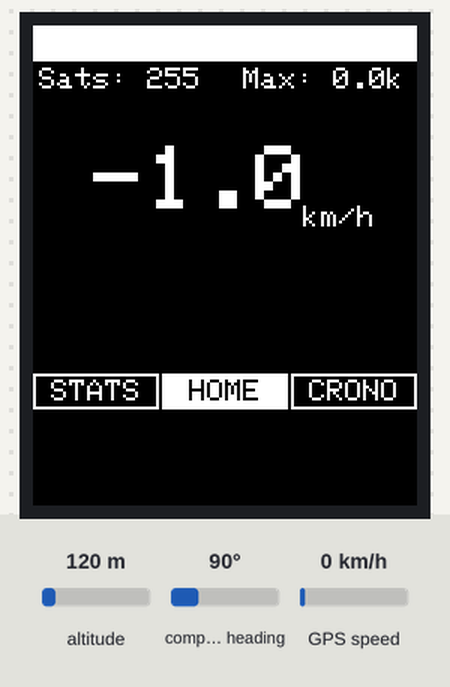
Bench run of a sketch on a simulated Arduino Uno, built with avr-gcc and run on an emulated ATmega328P. Shown: 128×160 colour display. The inputs (shaded band) are chosen by the test bench; at power-on: altitude 120 m, compass heading 90°, GPS speed 0 km/h. The GPS gets a fix after 3 s at 37.7749, -122.4194 with 8 satellites; what the sketch prints to the serial monitor is not drawn.

Above: at 1.5 s.
1.6 s: altitude set to 89 m
4.8 s: compass heading set to 7°
6.9 s: GPS speed set to 2 km/h
Timing chart, 0 to 9.9 s (numbered marks = the images above; inputs shaded):
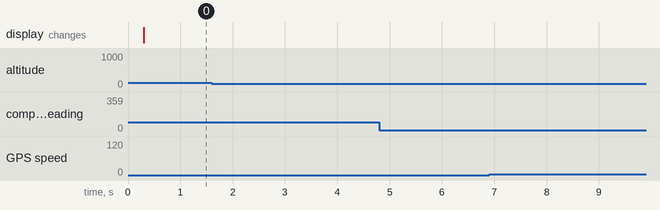

The sketch:

ESP-tachograph-ST7735.ino
```cpp
#define test


#include <Adafruit_GFX.h>    // Core graphics library
#include <Adafruit_ST7735.h> // Hardware-specific library for ST7735
#include <SPI.h>
#include <SoftwareSerial.h>
#include <TinyGPS.h>

//  DIFINE PINS
#define TFT_CS         5
#define TFT_RST        4
#define TFT_DC         16
#define TFT_SCLK       14
#define TFT_MOSI       13

//DEFINE HARDWARE
Adafruit_ST7735 tft = Adafruit_ST7735(TFT_CS, TFT_DC, TFT_MOSI, TFT_SCLK, TFT_RST);
TinyGPS gps;
SoftwareSerial ss(0, 2);

//DEFINE VARIABLES
int last_data_age = 0;
double maxgps_speed;
double maxgps_alt;
String heading;
float p = 3.1415926;
enum screen_SM_stats {HOME, STATS, CHRONO};
screen_SM_stats screen_current_state = HOME;
bool printed_title = false;

//DEFINE FUNCTIONS
static void smartdelay(unsigned long ms);
static void print_float(float val, float invalid, int len, int prec);
static void print_int(unsigned long val, unsigned long invalid, int len);
static void print_date(TinyGPS &gps);
static void print_str(const char *str, int len);


void setup(void) {
  Serial.begin(115200);
  Serial.println("Initializing TFT SCREEN");
  tft.initR(INITR_BLACKTAB);      // Init ST7735S chip, black tab
  tft.fillScreen(ST77XX_BLACK);
  Print_logo();
  Serial.println("Initializing GPS");
  ss.begin(9600);
  Screen_SM();
}

void loop() {
  float flat, flon;
  unsigned long age, date, time, chars = 0;
  unsigned short sentences = 0, failed = 0;
  gps.f_get_position(&flat, &flon, &age);
  if(age > last_data_age){
    last_data_age = age;
  }else{
    if( gps.satellites() == TinyGPS::GPS_INVALID_SATELLITES){
      Serial.println("Looking for signal");
    }else{
      #ifdef test
      if (printed_title == false){
        #ifdef test
        Serial.println("Sats HDOP Latitude  Longitude  Fix  Date       Time     Date Alt    Course Speed Card  Chars Sentences Checksum");
        Serial.println("          (deg)     (deg)      Age                      Age  (m)    --- from GPS ----  RX    RX        Fail");
        Serial.println("----------------------------------------------------------------------------------------------------------------");
        printed_title = true;
        #endif
      }
      print_int(gps.satellites(), TinyGPS::GPS_INVALID_SATELLITES, 5);
      print_int(gps.hdop(), TinyGPS::GPS_INVALID_HDOP, 5);
      gps.f_get_position(&flat, &flon, &age);
      print_float(flat, TinyGPS::GPS_INVALID_F_ANGLE, 10, 6);
      print_float(flon, TinyGPS::GPS_INVALID_F_ANGLE, 11, 6);
      print_int(age, TinyGPS::GPS_INVALID_AGE, 5);
      print_date(gps);
      print_float(gps.f_altitude(), TinyGPS::GPS_INVALID_F_ALTITUDE, 7, 2);
      print_float(gps.f_course(), TinyGPS::GPS_INVALID_F_ANGLE, 7, 2);
      print_float(gps.f_speed_kmph(), TinyGPS::GPS_INVALID_F_SPEED, 6, 2);
      print_str(gps.f_course() == TinyGPS::GPS_INVALID_F_ANGLE ? "*** " : TinyGPS::cardinal(gps.f_course()), 6);
      gps.stats(&chars, &sentences, &failed);
      print_int(chars, 0xFFFFFFFF, 6);
      print_int(sentences, 0xFFFFFFFF, 10);
      print_int(failed, 0xFFFFFFFF, 9);
      Serial.println();
      #endif
      //Screen_SM();
      }
  }

  smartdelay(100);


}

void Print_logo(){
  delay(100);
}

void Screen_SM(){
  if(screen_current_state == HOME)
  {
    display_home();
  }
  else if(screen_current_state == STATS)
  {
    tft.setCursor(0, 0);
    tft.println("STATS");
    // Aggiungi altri dati utili
  }
  else if(screen_current_state == CHRONO)
  {
    tft.setCursor(0, 0);
    tft.println("CHRONO");
    // Logica per il cronometro
  }
}

void display_home(){
  tft.fillScreen(ST77XX_BLACK);

  // === HEADER (barra superiore) ===
  tft.fillRect(0, 0, 128, 12, ST77XX_WHITE); // barra superiore vuota

  // === INFO SATELLITI E VELOCITÀ MASSIMA ===
  tft.setTextColor(ST77XX_WHITE);
  tft.setTextSize(1);
  tft.setCursor(2, 14);
  tft.print("Sats: ");
  tft.print(gps.satellites());

  tft.setCursor(70, 14);
  tft.print("Max: ");
  tft.print(maxgps_speed, 1);
  tft.print("k");

  // === VELOCITÀ ATTUALE CENTRALE ===
  float current_speed = gps.f_speed_kmph();
  if (current_speed > maxgps_speed) maxgps_speed = current_speed;

  tft.setTextSize(3);
  tft.setCursor(20, 40);
  tft.setTextColor(ST77XX_WHITE);
  tft.print(current_speed, 1);

  tft.setTextSize(1);
  tft.setCursor(90, 60);
  tft.print("km/h");

  // === FOOTER (barra inferiore) ===
  // Barra nera
  tft.fillRect(0, 116, 128, 12, ST77XX_BLACK);

  // STATS
  tft.setTextColor(ST77XX_WHITE);
  tft.drawRect(0, 116, 42, 12, ST77XX_WHITE);
  tft.setCursor(6, 118);
  tft.print("STATS");

  // HOME (selezionato)
  tft.fillRect(43, 116, 42, 12, ST77XX_WHITE);
  tft.setTextColor(ST77XX_BLACK);
  tft.setCursor(52, 118);
  tft.print("HOME");

  // CRONO
  tft.setTextColor(ST77XX_WHITE);
  tft.drawRect(86, 116, 42, 12, ST77XX_WHITE);
  tft.setCursor(92, 118);
  tft.print("CRONO");
}


#ifdef test
static void smartdelay(unsigned long ms)
{
  unsigned long start = millis();
  do
  {
    while (ss.available())
      gps.encode(ss.read());
  } while (millis() - start < ms);
}

static void print_float(float val, float invalid, int len, int prec)
{
  if (val == invalid)
  {
    while (len-- > 1)
      Serial.print('*');
    Serial.print(' ');
  }
  else
  {
    Serial.print(val, prec);
    int vi = abs((int)val);
    int flen = prec + (val < 0.0 ? 2 : 1); // . and -
    flen += vi >= 1000 ? 4 : vi >= 100 ? 3 : vi >= 10 ? 2 : 1;
    for (int i=flen; i<len; ++i)
      Serial.print(' ');
  }
  smartdelay(0);
}

static void print_int(unsigned long val, unsigned long invalid, int len)
{
  char sz[32];
  if (val == invalid)
    strcpy(sz, "*******");
  else
    sprintf(sz, "%ld", val);
  sz[len] = 0;
  for (int i=strlen(sz); i<len; ++i)
    sz[i] = ' ';
  if (len > 0)
    sz[len-1] = ' ';
  Serial.print(sz);
  smartdelay(0);
}

static void print_date(TinyGPS &gps)
{
  int year;
  byte month, day, hour, minute, second, hundredths;
  unsigned long age;
  gps.crack_datetime(&year, &month, &day, &hour, &minute, &second, &hundredths, &age);
  if (age == TinyGPS::GPS_INVALID_AGE)
    Serial.print("********** ******** ");
  else
  {
    char sz[32];
    sprintf(sz, "%02d/%02d/%02d %02d:%02d:%02d ",
        month, day, year, hour, minute, second);
    Serial.print(sz);
  }
  print_int(age, TinyGPS::GPS_INVALID_AGE, 5);
  smartdelay(0);
}

static void print_str(const char *str, int len)
{
  int slen = strlen(str);
  for (int i=0; i<len; ++i)
    Serial.print(i<slen ? str[i] : ' ');
  smartdelay(0);
}
#endif
```

Measured:
- after the input at 1.6 s, every drawn part: stays the same
- after the input at 4.8 s, every drawn part: stays the same
- after the input at 6.9 s, every drawn part: stays the same
